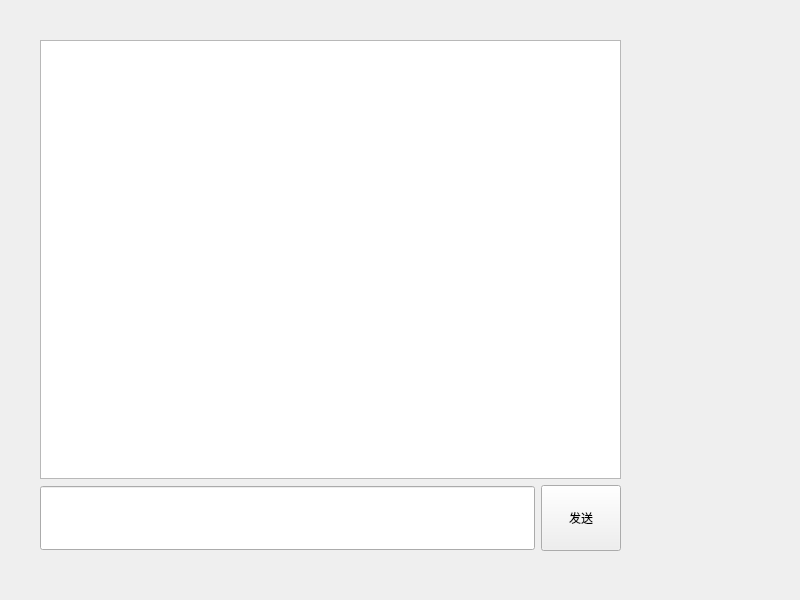
<?xml version="1.0" encoding="UTF-8"?>
<ui version="4.0">
 <class>Widget</class>
 <widget class="QWidget" name="Widget">
  <property name="geometry">
   <rect>
    <x>0</x>
    <y>0</y>
    <width>800</width>
    <height>600</height>
   </rect>
  </property>
  <property name="windowTitle">
   <string>Widget</string>
  </property>
  <widget class="QWidget" name="">
   <property name="geometry">
    <rect>
     <x>40</x>
     <y>40</y>
     <width>581</width>
     <height>511</height>
    </rect>
   </property>
   <layout class="QVBoxLayout" name="verticalLayout" stretch="5,1">
    <item>
     <widget class="QListWidget" name="listWidget"/>
    </item>
    <item>
     <layout class="QHBoxLayout" name="horizontalLayout">
      <item>
       <widget class="QLineEdit" name="lineEdit">
        <property name="minimumSize">
         <size>
          <width>0</width>
          <height>64</height>
         </size>
        </property>
       </widget>
      </item>
      <item>
       <widget class="QPushButton" name="pushButton">
        <property name="minimumSize">
         <size>
          <width>0</width>
          <height>66</height>
         </size>
        </property>
        <property name="text">
         <string>发送</string>
        </property>
       </widget>
      </item>
     </layout>
    </item>
   </layout>
  </widget>
 </widget>
 <resources/>
 <connections/>
</ui>
